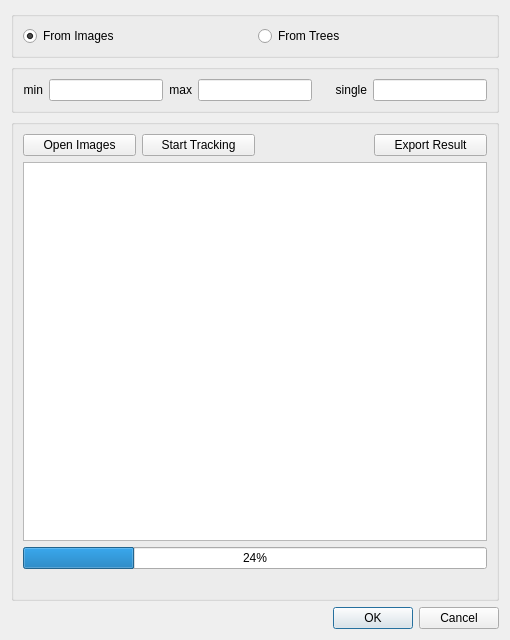
<?xml version="1.0" encoding="UTF-8"?>
<ui version="4.0">
 <class>CreateCellTrackDialog</class>
 <widget class="QDialog" name="CreateCellTrackDialog">
  <property name="geometry">
   <rect>
    <x>0</x>
    <y>0</y>
    <width>510</width>
    <height>640</height>
   </rect>
  </property>
  <property name="windowTitle">
   <string>Create Cell Track</string>
  </property>
  <layout class="QVBoxLayout" name="verticalLayout_3">
   <item>
    <widget class="QGroupBox" name="typeGroupBox">
     <layout class="QHBoxLayout" name="horizontalLayout_4">
      <item>
       <widget class="QRadioButton" name="fromImagesButton">
        <property name="text">
         <string>From Images</string>
        </property>
        <property name="checked">
         <bool>true</bool>
        </property>
       </widget>
      </item>
      <item>
       <widget class="QRadioButton" name="fromTreesButton">
        <property name="text">
         <string>From Trees</string>
        </property>
       </widget>
      </item>
     </layout>
    </widget>
   </item>
   <item>
    <widget class="QGroupBox" name="parasGroupBox">
     <property name="enabled">
      <bool>true</bool>
     </property>
     <layout class="QHBoxLayout" name="horizontalLayout_3">
      <item>
       <widget class="QLabel" name="labelMin">
        <property name="toolTip">
         <string>Minimum Size of each Component Tree Node</string>
        </property>
        <property name="text">
         <string>min</string>
        </property>
        <property name="alignment">
         <set>Qt::AlignRight|Qt::AlignTrailing|Qt::AlignVCenter</set>
        </property>
       </widget>
      </item>
      <item>
       <widget class="QLineEdit" name="minEditor"/>
      </item>
      <item>
       <widget class="QLabel" name="labelMax">
        <property name="toolTip">
         <string>Maximum Size of each Component Tree Node</string>
        </property>
        <property name="text">
         <string>max</string>
        </property>
        <property name="alignment">
         <set>Qt::AlignRight|Qt::AlignTrailing|Qt::AlignVCenter</set>
        </property>
       </widget>
      </item>
      <item>
       <widget class="QLineEdit" name="maxEditor"/>
      </item>
      <item>
       <widget class="QLabel" name="labelSingle">
        <property name="minimumSize">
         <size>
          <width>49</width>
          <height>0</height>
         </size>
        </property>
        <property name="maximumSize">
         <size>
          <width>49</width>
          <height>16777215</height>
         </size>
        </property>
        <property name="toolTip">
         <string>Single Cutoff</string>
        </property>
        <property name="text">
         <string>single</string>
        </property>
        <property name="alignment">
         <set>Qt::AlignRight|Qt::AlignTrailing|Qt::AlignVCenter</set>
        </property>
       </widget>
      </item>
      <item>
       <widget class="QLineEdit" name="singleEditor"/>
      </item>
     </layout>
    </widget>
   </item>
   <item>
    <widget class="QGroupBox" name="openGroupBox">
     <layout class="QVBoxLayout" name="verticalLayout">
      <item>
       <layout class="QHBoxLayout" name="horizontalLayout">
        <item>
         <widget class="QPushButton" name="openFilesButton">
          <property name="sizePolicy">
           <sizepolicy hsizetype="Expanding" vsizetype="Fixed">
            <horstretch>0</horstretch>
            <verstretch>0</verstretch>
           </sizepolicy>
          </property>
          <property name="maximumSize">
           <size>
            <width>200</width>
            <height>16777215</height>
           </size>
          </property>
          <property name="text">
           <string>Open Images</string>
          </property>
         </widget>
        </item>
        <item>
         <widget class="QPushButton" name="startTrackingButton">
          <property name="sizePolicy">
           <sizepolicy hsizetype="Expanding" vsizetype="Fixed">
            <horstretch>0</horstretch>
            <verstretch>0</verstretch>
           </sizepolicy>
          </property>
          <property name="maximumSize">
           <size>
            <width>200</width>
            <height>16777215</height>
           </size>
          </property>
          <property name="text">
           <string>Start Tracking</string>
          </property>
         </widget>
        </item>
        <item>
         <spacer name="horizontalSpacer">
          <property name="orientation">
           <enum>Qt::Horizontal</enum>
          </property>
          <property name="sizeHint" stdset="0">
           <size>
            <width>40</width>
            <height>20</height>
           </size>
          </property>
         </spacer>
        </item>
        <item>
         <widget class="QPushButton" name="exportButton">
          <property name="sizePolicy">
           <sizepolicy hsizetype="Expanding" vsizetype="Fixed">
            <horstretch>0</horstretch>
            <verstretch>0</verstretch>
           </sizepolicy>
          </property>
          <property name="maximumSize">
           <size>
            <width>200</width>
            <height>16777215</height>
           </size>
          </property>
          <property name="text">
           <string>Export Result</string>
          </property>
         </widget>
        </item>
       </layout>
      </item>
      <item>
       <widget class="QTextEdit" name="filesListEditor">
        <property name="enabled">
         <bool>true</bool>
        </property>
        <property name="readOnly">
         <bool>true</bool>
        </property>
       </widget>
      </item>
      <item>
       <widget class="QProgressBar" name="progressBar">
        <property name="enabled">
         <bool>true</bool>
        </property>
        <property name="value">
         <number>24</number>
        </property>
       </widget>
      </item>
      <item>
       <widget class="QLabel" name="progressLabel">
        <property name="sizePolicy">
         <sizepolicy hsizetype="Ignored" vsizetype="Preferred">
          <horstretch>0</horstretch>
          <verstretch>0</verstretch>
         </sizepolicy>
        </property>
        <property name="text">
         <string/>
        </property>
       </widget>
      </item>
     </layout>
    </widget>
   </item>
   <item>
    <widget class="QDialogButtonBox" name="buttonBox">
     <property name="orientation">
      <enum>Qt::Horizontal</enum>
     </property>
     <property name="standardButtons">
      <set>QDialogButtonBox::Cancel|QDialogButtonBox::Ok</set>
     </property>
    </widget>
   </item>
  </layout>
 </widget>
 <resources/>
 <connections>
  <connection>
   <sender>buttonBox</sender>
   <signal>accepted()</signal>
   <receiver>CreateCellTrackDialog</receiver>
   <slot>accept()</slot>
   <hints>
    <hint type="sourcelabel">
     <x>254</x>
     <y>637</y>
    </hint>
    <hint type="destinationlabel">
     <x>157</x>
     <y>274</y>
    </hint>
   </hints>
  </connection>
  <connection>
   <sender>buttonBox</sender>
   <signal>rejected()</signal>
   <receiver>CreateCellTrackDialog</receiver>
   <slot>reject()</slot>
   <hints>
    <hint type="sourcelabel">
     <x>322</x>
     <y>637</y>
    </hint>
    <hint type="destinationlabel">
     <x>286</x>
     <y>274</y>
    </hint>
   </hints>
  </connection>
 </connections>
</ui>
